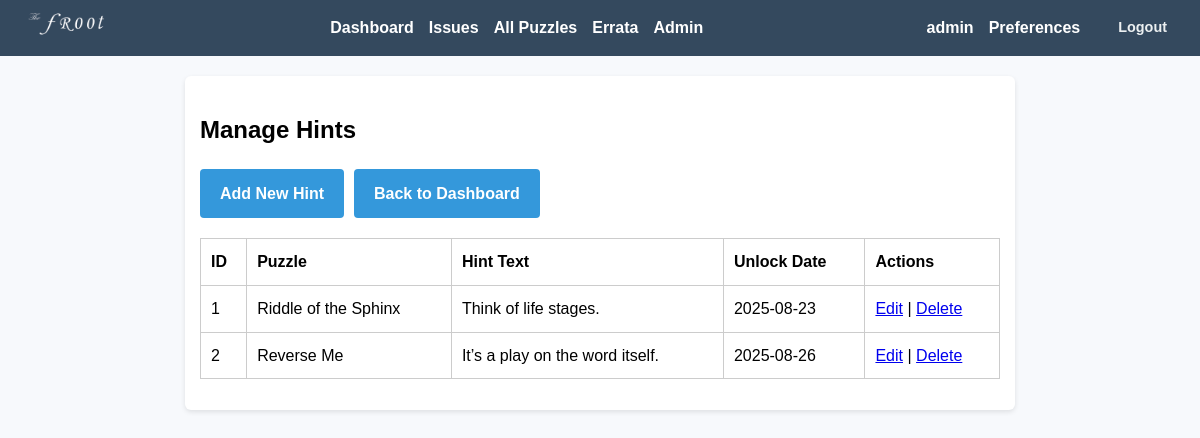
Screenshot of /admin/hints (signed in) with the database file from the repository.
### app/models.py (models this page shows, shortened)
class User(UserMixin, db.Model):
    id = db.Column(db.Integer, primary_key=True)
    username = db.Column(db.String(150), unique=True, nullable=False)
    email = db.Column(db.String(150), unique=True, nullable=False)
    display_name = db.Column(db.String(150), nullable=True)
    password_hash = db.Column(db.String(200), nullable=False)
    is_admin = db.Column(db.Boolean, default=False)
    email_notifications = db.Column(db.Boolean, default=True)
    notify_new_issues = db.Column(db.Boolean, default=True)
    notify_new_hints = db.Column(db.Boolean, default=True)
    submissions = db.relationship('Submission', backref='user', lazy=True)

class Hint(db.Model):
    id = db.Column(db.Integer, primary_key=True)
    puzzle_id = db.Column(db.Integer, db.ForeignKey('puzzle.id'), nullable=False)
    hint_text = db.Column(db.Text, nullable=False)
    unlock_date = db.Column(db.Date, nullable=False)

class Puzzle(db.Model):
    id = db.Column(db.Integer, primary_key=True)
    title = db.Column(db.String(200), nullable=False)
    description = db.Column(db.Text, nullable=False)
    answer_hash = db.Column(db.String(200), nullable=False)
    created_at = db.Column(db.DateTime, default=lambda: datetime.now(timezone.utc))
    issue_id = db.Column(db.Integer, db.ForeignKey('issue.id'), nullable=True)
    hints = db.relationship('Hint', backref='puzzle', lazy=True)
    submissions = db.relationship('Submission', backref='puzzle', lazy=True)

### app/routes.py (the view)
@admin_bp.route('/hints')
@login_required
@admin_required
def hint_list():
    hints = Hint.query.all()
    return render_template('admin_hint_list.html', hints=hints)

### app/admin_utils.py (called while the page is built)
def admin_required(f):
    @wraps(f)
    def decorated_function(*args, **kwargs):
        if not current_user.is_authenticated or not current_user.is_admin:
            abort(403)
        return f(*args, **kwargs)
    return decorated_function

### app/templates/admin_hint_list.html (shortened to what this page needs)
{% extends "base.html" %}
{% block content %}
<h2>Manage Hints</h2>
<div class="admin-header">
    <a href="{{ url_for('admin.add_hint') }}" class="action-btn">Add New Hint</a>
    <a href="{{ url_for('admin.dashboard') }}" class="action-btn">Back to Dashboard</a>
</div>
<table>
    <tr>
        <th>ID</th>
        <th>Puzzle</th>
        <th>Hint Text</th>
        <th>Unlock Date</th>
        <th>Actions</th>
    </tr>
    {% for hint in hints %}
    <tr>
        <td>{{ hint.id }}</td>
        <td>{{ hint.puzzle.title }}</td>
        <td>{{ hint.hint_text[:50] }}{{ '...' if hint.hint_text|length > 50 else '' }}</td>
        <td>{{ hint.unlock_date.strftime('%Y-%m-%d') }}</td>
        <td>
            <a href="{{ url_for('admin.edit_hint', hint_id=hint.id) }}">Edit</a> |
            <a href="{{ url_for('admin.delete_hint', hint_id=hint.id) }}"
               onclick="return confirm('Are you sure you want to delete this hint?')">Delete</a>
        </td>
    </tr>
    {% endfor %}
</table>
{% endblock %}

### app/templates/base.html (shortened to what this page needs)
<!DOCTYPE html>
<html>
<head>
    <link rel="stylesheet" href="{{ url_for('static', filename='style.css') }}">
</head>
<body>
  <nav>
    <div class="nav-content">
      <div class="nav-logo">
        <img src="{{ url_for('static', filename='img/logo.png') }}" alt="Logo">
      </div>
      <div class="nav-links">
        {% if current_user.is_authenticated %}
            <a href="{{ url_for('puzzle.user_dashboard') }}">Dashboard</a>
            <a href="{{ url_for('puzzle.list_issues') }}">Issues</a>
            <a href="{{ url_for('puzzle.list_puzzles') }}">All Puzzles</a>
            <a href="{{ url_for('puzzle.errata_list') }}">Errata</a>
            {% if current_user.is_admin %}
                <a href="{{ url_for('admin.dashboard') }}">Admin</a>
            {% endif %}
        {% else %}
            <a href="{{ url_for('main.index') }}">Home</a>
            <a href="{{ url_for('puzzle.errata_list') }}">Errata</a>
            <a href="{{ url_for('auth.login') }}">Login</a>
            <a href="{{ url_for('auth.register') }}">Register</a>
        {% endif %}
      </div>
      {% if current_user.is_authenticated %}
        <div class="user-profile">
          <div class="user-info">
            <span class="user-name">{{ current_user.username }}</span>
            <a href="{{ url_for('auth.preferences') }}" class="preferences-link">Preferences</a>
            <a href="{{ url_for('auth.logout') }}" class="logout-link">Logout</a>
          </div>
        </div>
      {% endif %}
    </div>
</nav>
  <div class="container">
        {% block content %}{% endblock %}
    </div>
</body>
</html>

### app/static/style.css (style rules this page uses)
body { font-family: Arial, sans-serif; background-color: #f7f9fc; margin: 0; padding: 0; line-height: 1.6; }
nav { background-color: #34495e; padding: 10px; color: white; }
.nav-content { display: flex; justify-content: space-between; align-items: center; gap: 20px; }
.nav-links { display: flex; align-items: center; }
nav a { color: white; margin-right: 15px; text-decoration: none; font-weight: bold; }
.nav-logo img { height: 28px; width: auto; }
.user-profile { display: flex; align-items: center; }
.user-info { display: flex; align-items: center; gap: 15px; }
.user-name { color: white; font-weight: bold; }
.logout-link { color: #ecf0f1; text-decoration: none; font-size: 0.9em; padding: 4px 8px; border-radius: 4px; transition: background-color 0.3s ease; }
.container { max-width: 800px; margin: 20px auto; padding: 15px; background-color: white; border-radius: 6px; box-shadow: 0 2px 5px rgba(0, 0, 0, 0.1); }
table { width: 100%; border-collapse: collapse; margin: 1em 0; }
table, th, td { border: 1px solid #ccc; }
th, td { padding: 10px; text-align: left; }
.action-btn { display: inline-block; padding: 12px 20px; background-color: #3498db; color: white; text-decoration: none; border-radius: 4px; text-align: center; font-weight: bold; transition: background-color 0.3s; }
.admin-header { margin-bottom: 20px; display: flex; gap: 10px; align-items: center; }

### rows the page displays
User: username "admin"
Hint: id "1", puzzle "Riddle of the Sphinx", hint_text "Think of life stages.", unlock_date "2025-08-23"
Hint: id "2", puzzle "Reverse Me", hint_text "It’s a play on the word itself.", unlock_date "2025-08-26"
